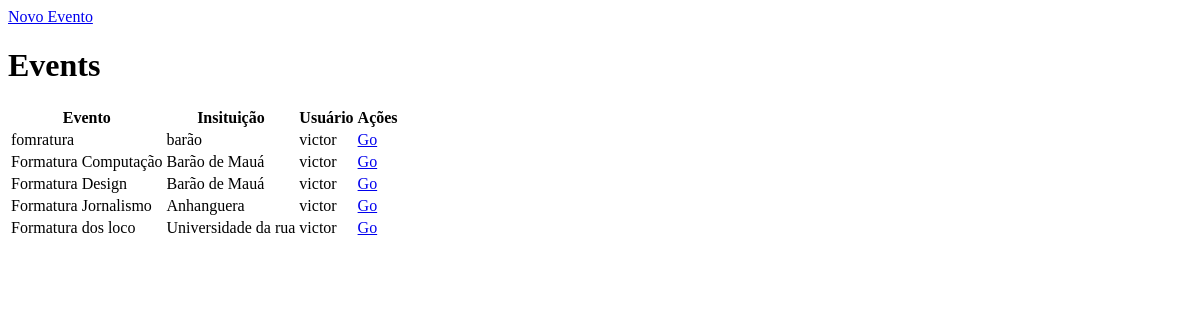
Page /events/ (signed in) on the earlier database version.
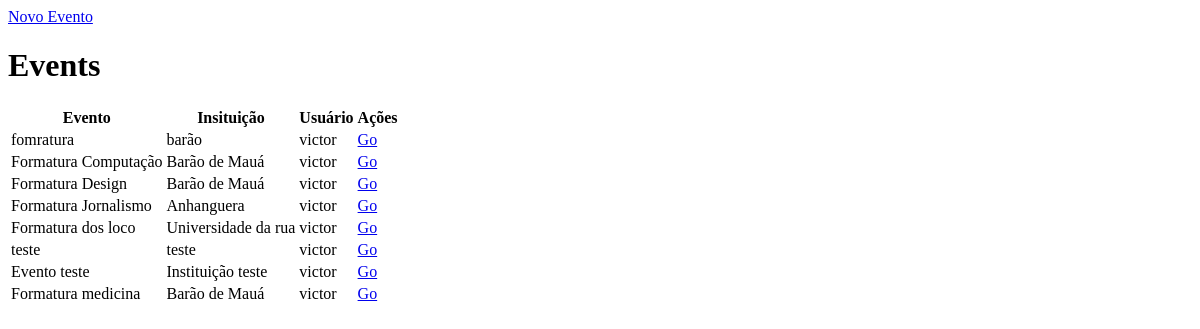
Same page on the later database version.
### events/models.py (models this page shows, shortened)
class Event(models.Model):
    name = models.CharField(max_length=255)
    instituicao = models.CharField(max_length=255, null=True)
    user = models.ForeignKey(User, on_delete=models.CASCADE, null=True, blank=True)

### events/views.py (the view)
# urls.py: path('', views.EventListView.as_view(), name="listEvents")
class EventListView(LoginRequiredMixin, ListView):
    model = Event
    paginate_by = 10
    template_name = 'event/listEvents.html'
    def get_queryset(self):
        return Event.objects.filter(user=self.request.user)

### events/templates/event/listEvents.html
{% extends 'base.html' %}
{% load crispy_forms_tags %}
{% block content %}
<a href="{% url 'newEvent' %}">Novo Evento</a>
<h1>Events</h1>
<table class="table table-striped table-hover">
    <thead>
        <tr>
            <th>Evento</th>
            <th>Insituição</th>
            <th>Usuário</th>
            <th>Ações</th>
        </tr>
    </thead>
    <tbody>
        {% for event in event_list %}
        <tr>
            <td>{{ event.name }}</td>
            <td>{{ event.instituicao }}</td>
            <td>{{ event.user }}</td>
            <td>
                <a href="{% url 'detalhe_evento' event.id %}">Go</a>
            </td>
        </tr>
        {% endfor %}
    </tbody>
</table>
{% endblock content %}

### templates/base.html (shortened to what this page needs)
<!DOCTYPE html>
<html lang="pt-br">
    <head>
    </head>
    <body>
        {% block content %}
        {% endblock %}
    </body>
</html>

Differences in the rows shown:
added Event: name "teste", instituicao "teste", user "victor"
added Event: name "Evento teste", instituicao "Instituição teste", user "victor"
added Event: name "Formatura medicina", instituicao "Barão de Mauá", user "victor"
